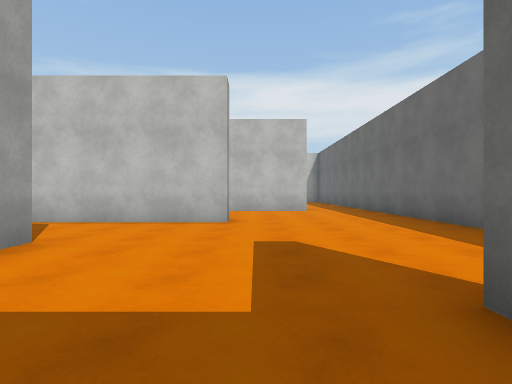
[1] (above)

24 first-person views from a walk through a Unity game level. The camera is 1.3 m above the floor, looks level and sees 80° across. The floor is counted in squares, 2 m on a side. Each view is taken from the middle of a square. On the plan, view 1 faces up. The plan holds only what a view shows up to about 10 squares ahead; the rest is blank. The place goes on beyond the plan. Surface patterns are stand-ins for the level's own textures.

[2]
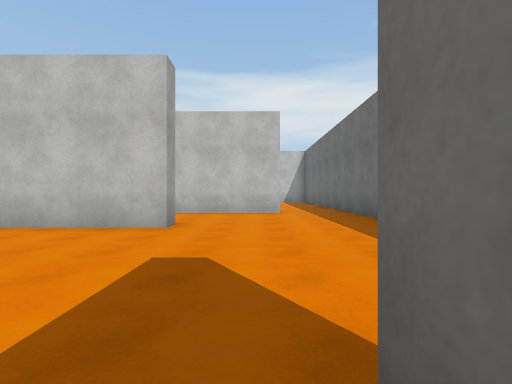

[3]
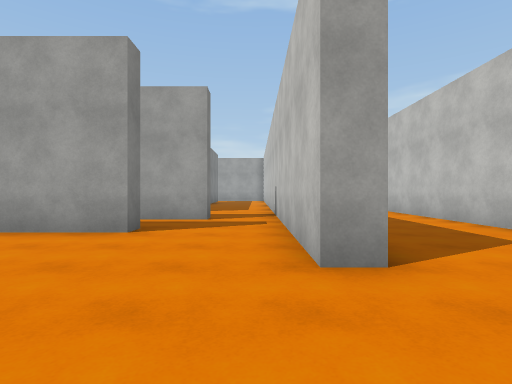

[4]
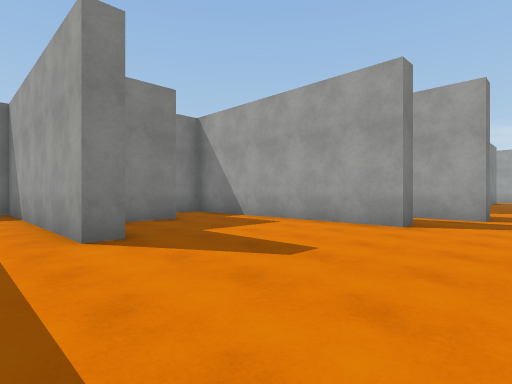

[5]
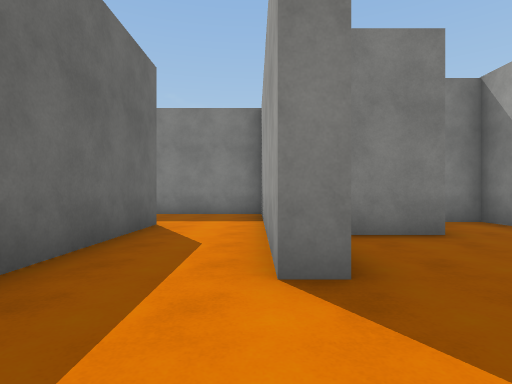

[6]
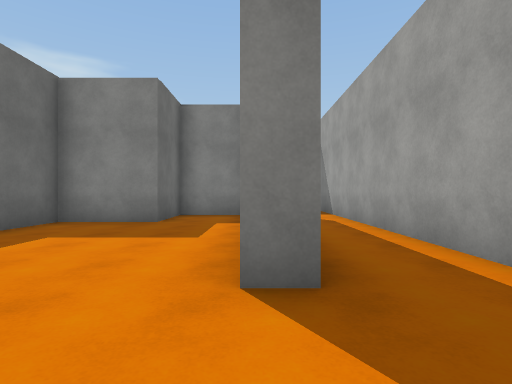

[7]
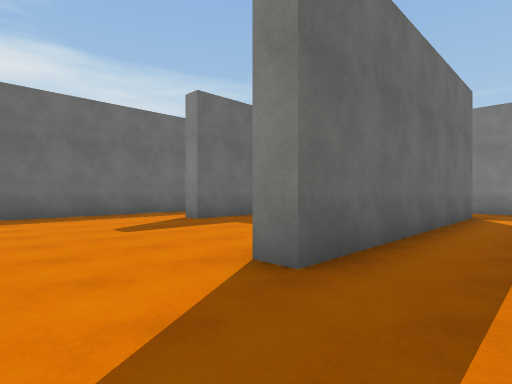

[8]
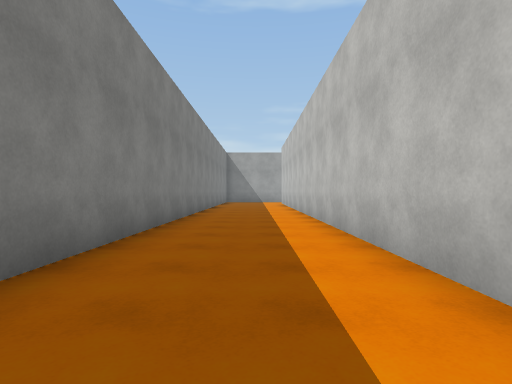

[9]
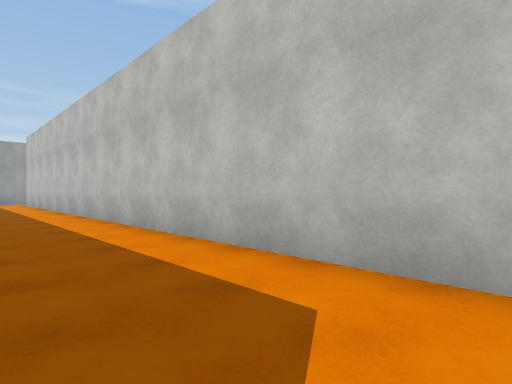

[10]
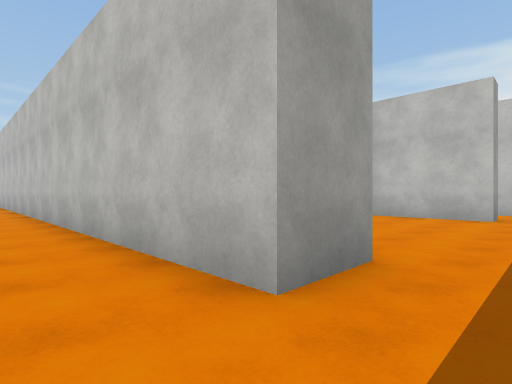

[11]
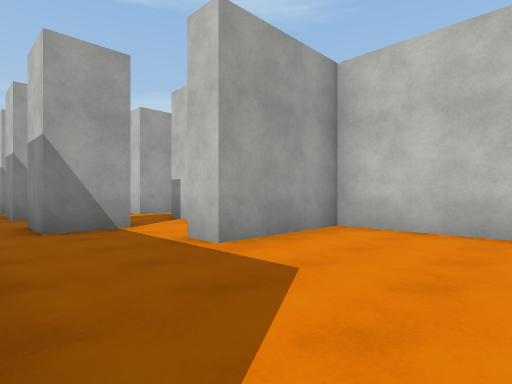

[12]
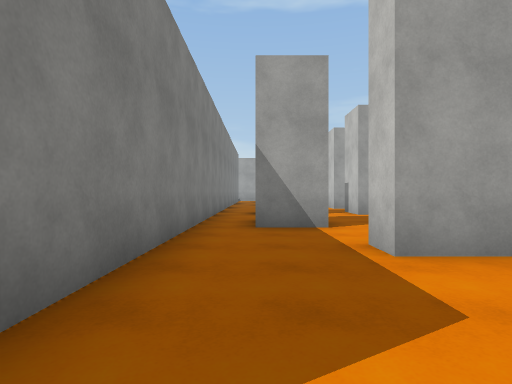

[13]
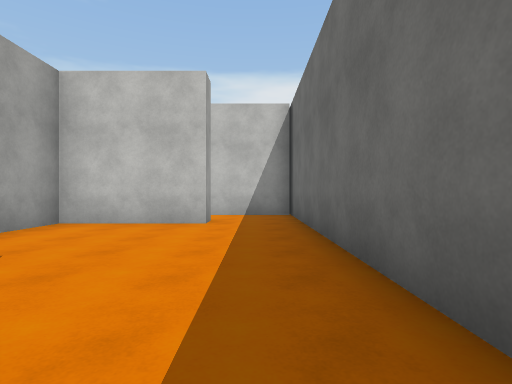

[14]
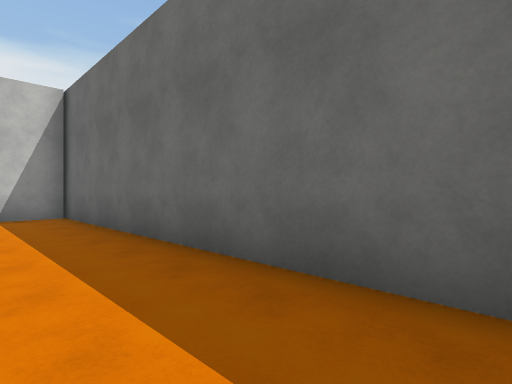

[15]
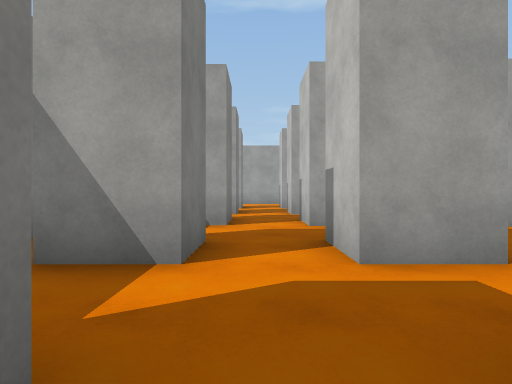

[16]
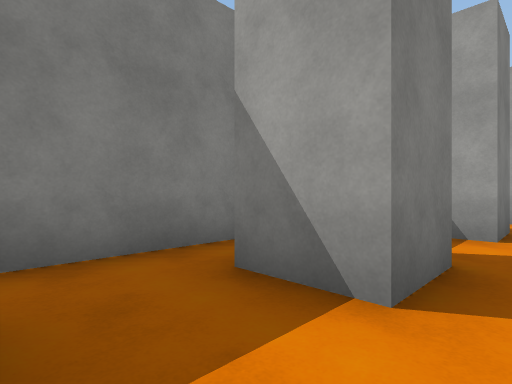

[17]
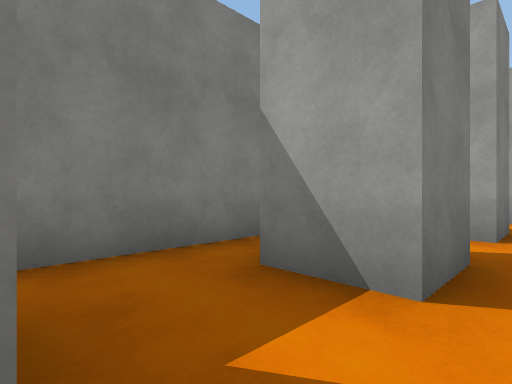

[18]
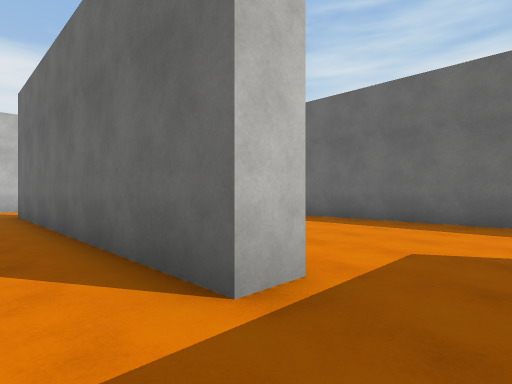

[19]
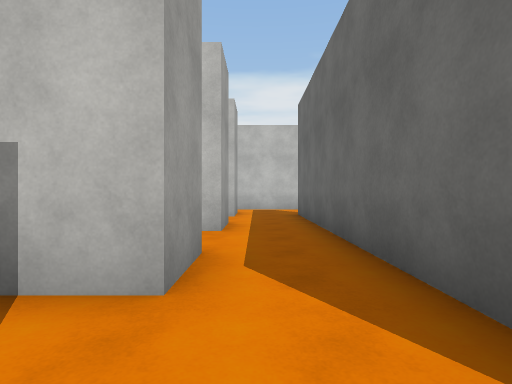

[20]
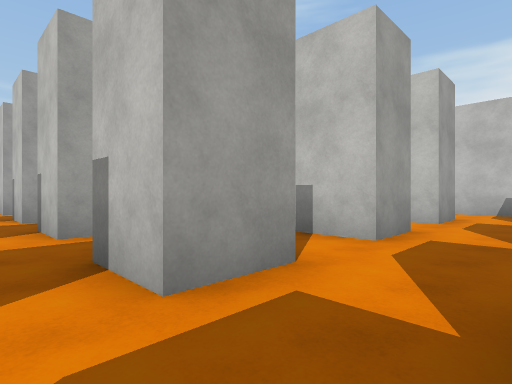

[21]
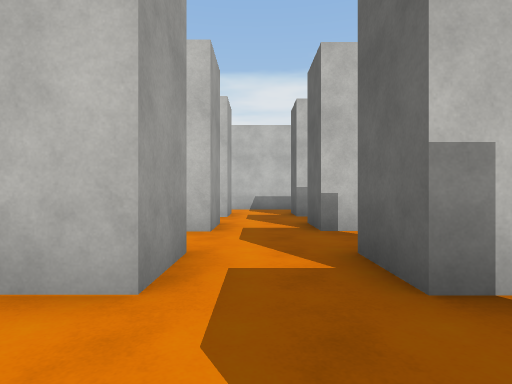

[22]
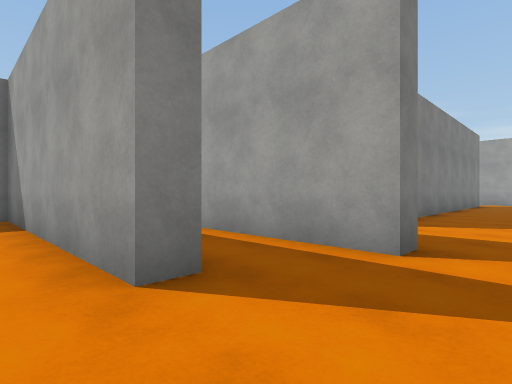

[23]
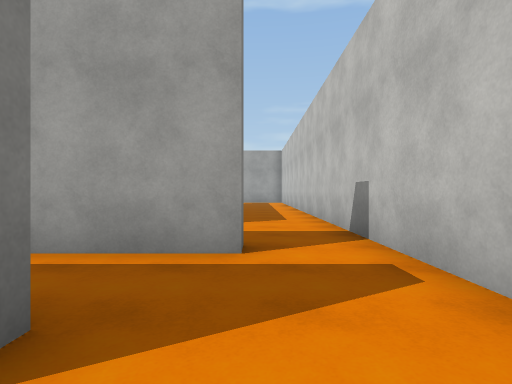

[24]
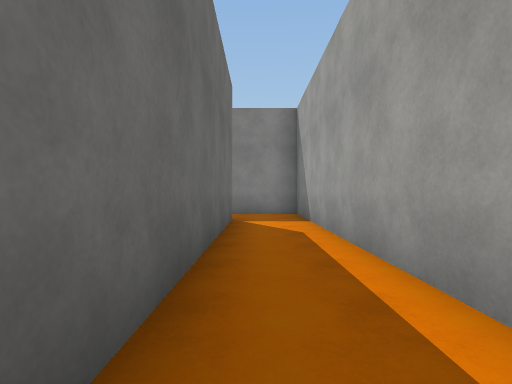

### Floor plan
Points are (right, up) in squares from view 1. A wall is a line through its corners. A room is listed if a view was taken in it or the views show most of it. See-through windows are left out.
Room 1 (views 1, 2, 3, 4, 5, 6, 7, 8, 9, 10, 22, 23, 24)
walls: (-0.6, 7.2) (-0.6, 6.6) (-5.6, 6.6); (-5.8, 4.8) (-5.2, 4.8) (-5.2, -5.1) (-3.1, -5.1); (-3.4, -3.2) (-3.4, 3.9) (-2.9, 3.9) (-2.9, -2.6) (-0.9, -2.6) (-0.9, -0.6) (1.3, -0.6) (1.3, 1.7) (1.7, 1.7) (1.7, -5.1) (5, -5.1); (1.7, 10.5) (-11.5, 10.5); (4, -2.1) (4, 10.6); (-10.9, 7.1) (-3.1, 7.1)
ways out: opening at (2.5, 11.5) to room 2; opening at (-6, 5.5); opening at (4.5, -3.5)
Room 2 (views 11, 12, 13, 14)
walls: (1.7, 11.9) (1.7, 10.5); (-1.4, 11.8) (0.6, 11.8); (2, 17.3) (-1.1, 17.3) (-1.1, 14.4) (-1.8, 14.4); (4, 10.6) (4, 17.5)
ways out: opening at (2.5, 11.5) to room 1; opening at (-1, 13.5) to room 4; opening at (2.5, 18) to room 6
Room 3 (views 15, 16, 17, 20, 21)
walls: (-6.7, 15.9) (-8.1, 15.9); (-8.1, 14.3) (-6.7, 14.3) (-6.7, 13); (-3.6, 15.9) (-4.9, 15.9); (-7.4, 11.8) (-4.4, 11.8)
ways out: opening at (-4.5, 15) to room 4; opening at (-7.5, 15) to room 5; opening at (-6, 16.5)
Room 4 (views 18, 19)
walls: (-3.6, 14.4) (-3.6, 13); (-1.8, 14.4) (-1.8, 15.4); (-4.4, 11.8) (-1.4, 11.8)
ways out: opening at (-1, 13.5) to room 2; opening at (-4.5, 15) to room 3; opening at (-2.5, 16.5)
Room 5 (no view inside)
walls: (-10, 15.9) (-11.2, 15.9); (-11.4, 14.3) (-10, 14.3) (-10, 13); (-11.4, 11.8) (-7.4, 11.8)
ways out: opening at (-7.5, 15) to room 3; opening at (-9, 16.5)
Room 6 (no view inside)
walls: (2, 18) (2, 17.3); (4, 19.6) (1.6, 19.6); (4, 17.5) (4, 20)
ways out: opening at (2.5, 18) to room 2

Positions as (right, up) in squares from view 1, and headings:
1: (0, 0), facing up
2: (1, 1), facing up
3: (2, 6), facing left
4: (3, 6), facing down-left
5: (2, 4), facing down
6: (-3, 6), facing down
7: (-5, 6), facing down-right
8: (-1, 9), facing left
9: (-1, 8), facing up-left
10: (3, 9), facing up-left
11: (2, 12), facing up-left
12: (2, 13), facing left
13: (3, 11), facing up
14: (2, 11), facing up-right
15: (-4, 15), facing left
16: (-5, 15), facing down-left
17: (-8, 15), facing down-left
18: (-3, 13), facing up-right
19: (-3, 14), facing up
20: (-5, 15), facing up-left
21: (-6, 14), facing up
22: (-2, 6), facing down-left
23: (-2, 5), facing left
24: (-4, 4), facing down
